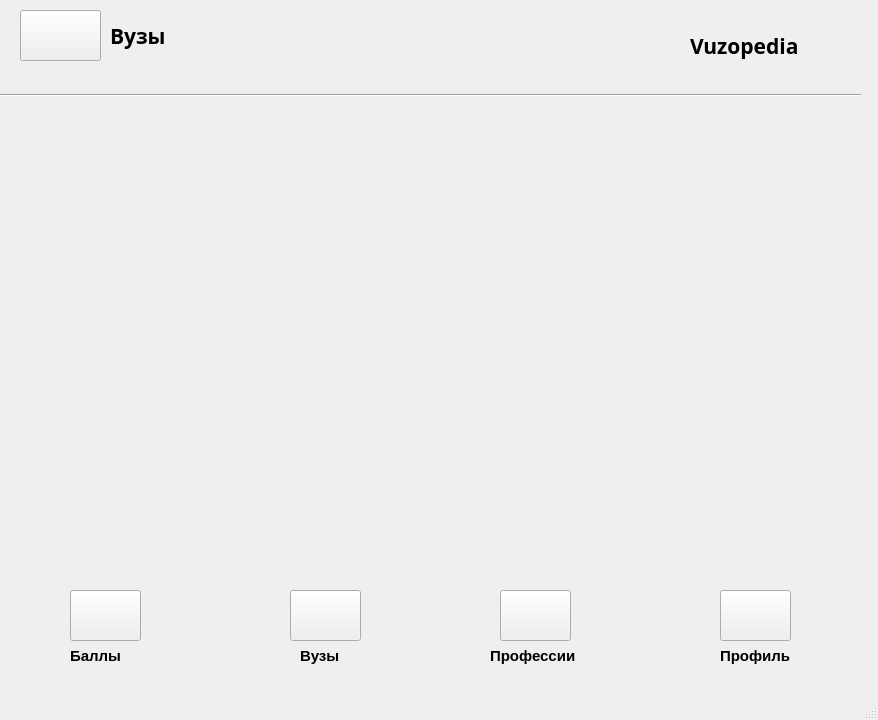
<?xml version="1.0" encoding="UTF-8"?>
<ui version="4.0">
 <class>MainWindow</class>
 <widget class="QMainWindow" name="MainWindow">
  <property name="geometry">
   <rect>
    <x>0</x>
    <y>0</y>
    <width>878</width>
    <height>720</height>
   </rect>
  </property>
  <property name="windowTitle">
   <string>MainWindow</string>
  </property>
  <widget class="QWidget" name="centralwidget">
   <widget class="QPushButton" name="pushButton_6">
    <property name="geometry">
     <rect>
      <x>20</x>
      <y>10</y>
      <width>81</width>
      <height>51</height>
     </rect>
    </property>
    <property name="text">
     <string/>
    </property>
    <property name="icon">
     <iconset>
      <normaloff>OneDrive/Изображения/burger-menu.png</normaloff>OneDrive/Изображения/burger-menu.png</iconset>
    </property>
    <property name="iconSize">
     <size>
      <width>40</width>
      <height>40</height>
     </size>
    </property>
   </widget>
   <widget class="QLabel" name="label">
    <property name="geometry">
     <rect>
      <x>690</x>
      <y>-10</y>
      <width>161</width>
      <height>111</height>
     </rect>
    </property>
    <property name="font">
     <font>
      <family>Segoe UI Black</family>
      <pointsize>16</pointsize>
      <weight>75</weight>
      <bold>true</bold>
     </font>
    </property>
    <property name="text">
     <string>Vuzopedia</string>
    </property>
   </widget>
   <widget class="Line" name="line">
    <property name="geometry">
     <rect>
      <x>0</x>
      <y>60</y>
      <width>861</width>
      <height>71</height>
     </rect>
    </property>
    <property name="orientation">
     <enum>Qt::Horizontal</enum>
    </property>
   </widget>
   <widget class="QLabel" name="label_7">
    <property name="geometry">
     <rect>
      <x>110</x>
      <y>-20</y>
      <width>161</width>
      <height>111</height>
     </rect>
    </property>
    <property name="font">
     <font>
      <family>Segoe UI Black</family>
      <pointsize>16</pointsize>
      <weight>75</weight>
      <bold>true</bold>
     </font>
    </property>
    <property name="text">
     <string>Вузы</string>
    </property>
   </widget>
   <widget class="QPushButton" name="pushButton_2">
    <property name="geometry">
     <rect>
      <x>70</x>
      <y>590</y>
      <width>71</width>
      <height>51</height>
     </rect>
    </property>
    <property name="toolTipDuration">
     <number>-1</number>
    </property>
    <property name="text">
     <string/>
    </property>
    <property name="icon">
     <iconset>
      <normaloff>OneDrive/Изображения/img_143294.png</normaloff>OneDrive/Изображения/img_143294.png</iconset>
    </property>
    <property name="iconSize">
     <size>
      <width>40</width>
      <height>40</height>
     </size>
    </property>
   </widget>
   <widget class="QLabel" name="label_2">
    <property name="geometry">
     <rect>
      <x>70</x>
      <y>640</y>
      <width>101</width>
      <height>31</height>
     </rect>
    </property>
    <property name="font">
     <font>
      <pointsize>11</pointsize>
      <weight>75</weight>
      <bold>true</bold>
     </font>
    </property>
    <property name="text">
     <string>Баллы</string>
    </property>
   </widget>
   <widget class="QPushButton" name="pushButton_3">
    <property name="geometry">
     <rect>
      <x>290</x>
      <y>590</y>
      <width>71</width>
      <height>51</height>
     </rect>
    </property>
    <property name="toolTipDuration">
     <number>-1</number>
    </property>
    <property name="text">
     <string/>
    </property>
    <property name="icon">
     <iconset>
      <normaloff>OneDrive/Изображения/4806947.png</normaloff>OneDrive/Изображения/4806947.png</iconset>
    </property>
    <property name="iconSize">
     <size>
      <width>60</width>
      <height>50</height>
     </size>
    </property>
   </widget>
   <widget class="QLabel" name="label_4">
    <property name="geometry">
     <rect>
      <x>300</x>
      <y>640</y>
      <width>101</width>
      <height>31</height>
     </rect>
    </property>
    <property name="font">
     <font>
      <pointsize>11</pointsize>
      <weight>75</weight>
      <bold>true</bold>
     </font>
    </property>
    <property name="text">
     <string>Вузы</string>
    </property>
   </widget>
   <widget class="QPushButton" name="pushButton_5">
    <property name="geometry">
     <rect>
      <x>500</x>
      <y>590</y>
      <width>71</width>
      <height>51</height>
     </rect>
    </property>
    <property name="toolTipDuration">
     <number>-1</number>
    </property>
    <property name="text">
     <string/>
    </property>
    <property name="icon">
     <iconset>
      <normaloff>OneDrive/Изображения/images__1_w_trans.png</normaloff>OneDrive/Изображения/images__1_w_trans.png</iconset>
    </property>
    <property name="iconSize">
     <size>
      <width>45</width>
      <height>45</height>
     </size>
    </property>
   </widget>
   <widget class="QLabel" name="label_5">
    <property name="geometry">
     <rect>
      <x>490</x>
      <y>640</y>
      <width>111</width>
      <height>31</height>
     </rect>
    </property>
    <property name="font">
     <font>
      <pointsize>11</pointsize>
      <weight>75</weight>
      <bold>true</bold>
     </font>
    </property>
    <property name="text">
     <string>Профессии</string>
    </property>
   </widget>
   <widget class="QPushButton" name="pushButton_4">
    <property name="geometry">
     <rect>
      <x>720</x>
      <y>590</y>
      <width>71</width>
      <height>51</height>
     </rect>
    </property>
    <property name="toolTipDuration">
     <number>-1</number>
    </property>
    <property name="text">
     <string/>
    </property>
    <property name="icon">
     <iconset>
      <normaloff>OneDrive/Изображения/dsds.png</normaloff>OneDrive/Изображения/dsds.png</iconset>
    </property>
    <property name="iconSize">
     <size>
      <width>45</width>
      <height>45</height>
     </size>
    </property>
   </widget>
   <widget class="QLabel" name="label_6">
    <property name="geometry">
     <rect>
      <x>720</x>
      <y>640</y>
      <width>111</width>
      <height>31</height>
     </rect>
    </property>
    <property name="font">
     <font>
      <pointsize>11</pointsize>
      <weight>75</weight>
      <bold>true</bold>
     </font>
    </property>
    <property name="text">
     <string>Профиль</string>
    </property>
   </widget>
  </widget>
  <widget class="QMenuBar" name="menubar">
   <property name="geometry">
    <rect>
     <x>0</x>
     <y>0</y>
     <width>878</width>
     <height>26</height>
    </rect>
   </property>
  </widget>
  <widget class="QStatusBar" name="statusbar"/>
 </widget>
 <resources/>
 <connections/>
</ui>
